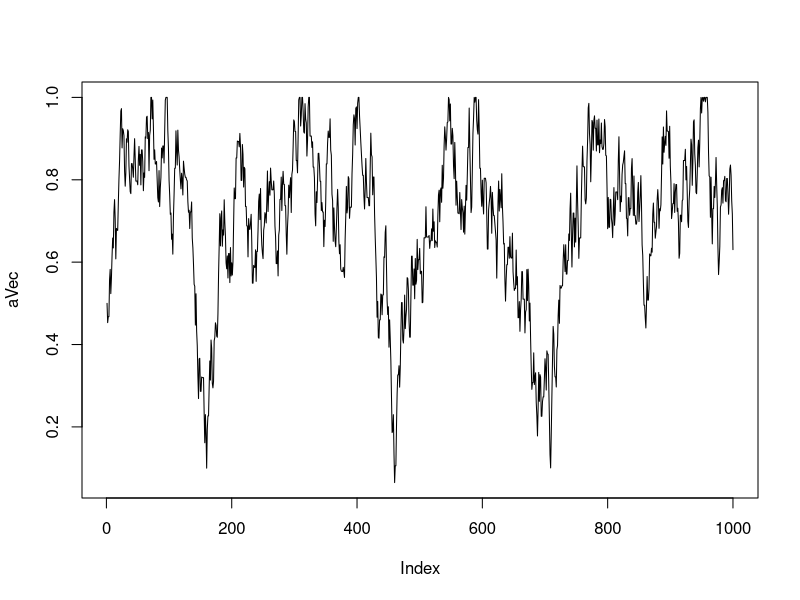
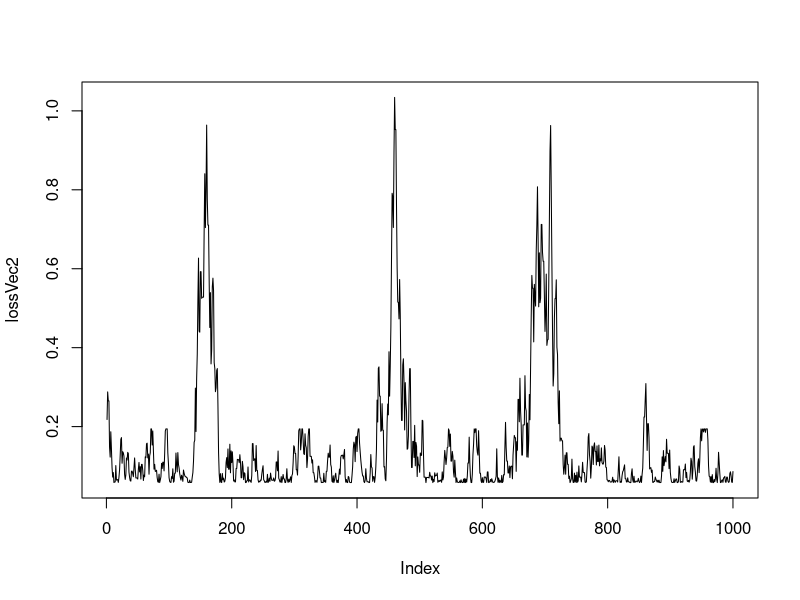

Here is the R script that generated these plots, in order:
## ---- chunk 1
#for a>theta
lossFun1 = function(theta,a){
  return ((a-theta)^2)
}
#for a<theta
lossFun2 = function(theta,a){
  return (2*(theta-a))
}
## ---- chunk 2
set.seed(1)
#Starting value
aStart=0.5
thetaVec = rbeta(1000, 7,5)
lossVec = ifelse(thetaVec <aStart, lossFun1(thetaVec,0.5), lossFun2(thetaVec, 0.5))
#1000 as a large value to calculate loss
loss = mean(lossVec)
loss
## ---- chunk 3
set.seed(1)
#width is the changing range of a 
width = 0.1
lossVec2 = 1:1000
lossVec2[1] = loss
aVec = 1:1000
#a starts at 0.5
aVec[1] = aStart

for (i in 2:1000){
  #new a between (a-0.1, a+0.1)
  newA = runif(1, aVec[i-1]-width, aVec[i-1]+width)
  if(newA>1){newA=1}
  if(newA<0){newA=0}
  lossVec = ifelse(thetaVec <newA, lossFun1(thetaVec,newA), lossFun2(thetaVec, newA))
  loss = mean(lossVec)
  if(runif(1)< min(1, lossVec2[i-1]/loss)){
    #accept new a
    lossVec2[i] = loss
    aVec[i] = newA
  } else {
    lossVec2[i] = lossVec2[i-1]
    aVec[i] = aVec[i-1]
  }
}
## ---- chunk 4
plot(aVec, type="l")
## ---- chunk 5
plot(lossVec2, type="l")
## ---- chunk 6
min(lossVec2)
which.min(lossVec2)
aVec[which.min(lossVec2)]
